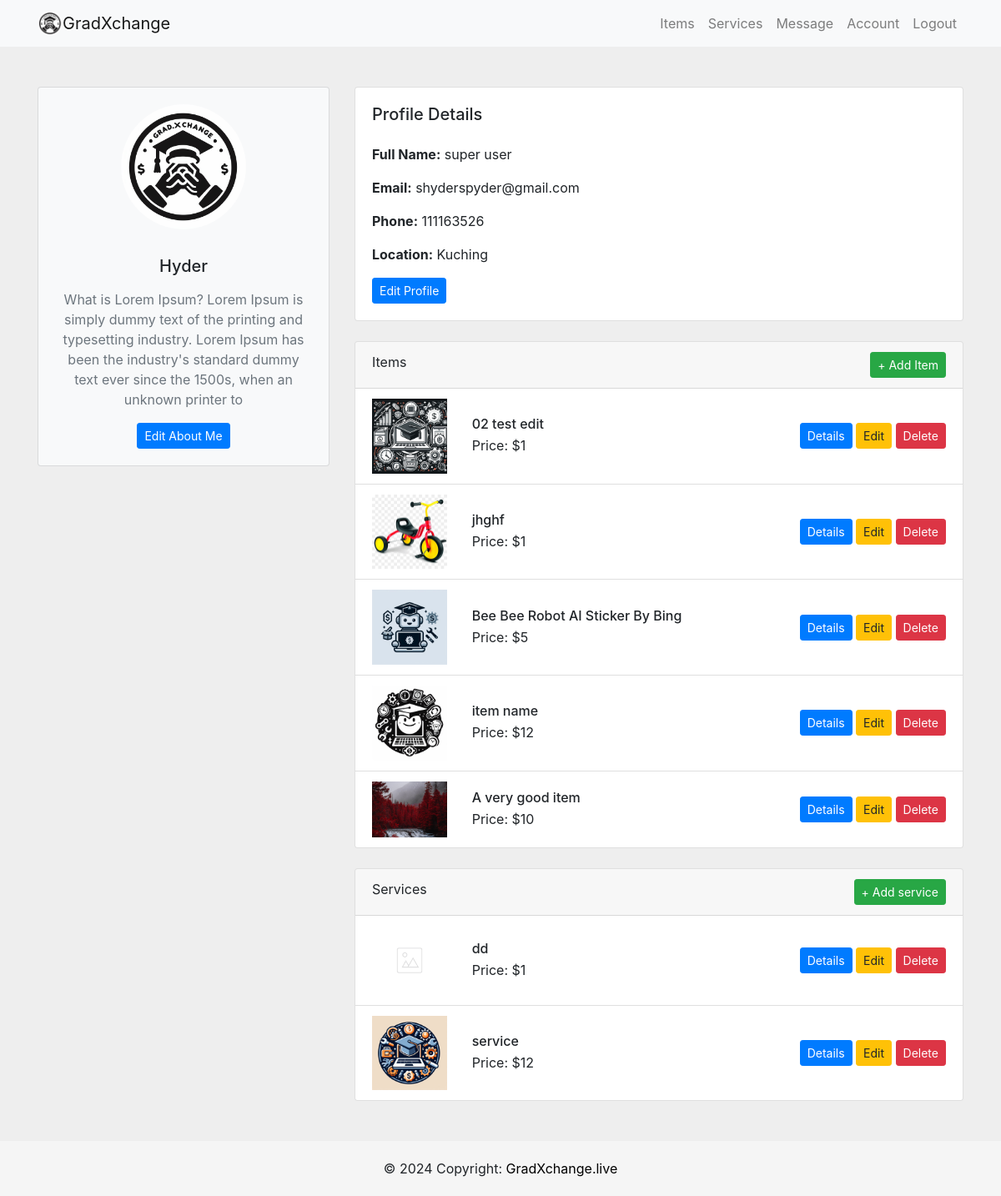
The page /account/Hyder/ (signed in) on the database its author committed.
### users/models.py (models this page shows, shortened)
class Profile(models.Model):
    user = models.OneToOneField(User, on_delete=models.CASCADE)
    image = models.ImageField(default='profilepic.jpg', upload_to='profile_picture')
    location =models.CharField(max_length=100)
    about_me = models.CharField(max_length=200, null=True, blank=True)
    phone = models.IntegerField()

### item/models.py (models this page shows, shortened)
class Item(models.Model):
    item_name = models.CharField(max_length=200)
    item_desc = models.CharField(max_length=200)
    item_detail = models.CharField(max_length=2000)
    item_price = models.IntegerField()
    item_image = models.ImageField(upload_to='images_item', default="notfound.png")
    created =  models.DateTimeField(auto_now_add=True)
    user_name = models.ForeignKey(User, on_delete=models.CASCADE,default=1)
    liked_by = models.ManyToManyField(settings.AUTH_USER_MODEL, related_name='item_liked',blank= True)

### service/models.py (models this page shows, shortened)
class Service(models.Model):
    service_name = models.CharField(max_length=200)
    service_desc = models.CharField(max_length=200)
    service_price = models.IntegerField()
    service_image = models.ImageField(upload_to='images_service', default="notfound.png")
    user_name = models.ForeignKey(User, on_delete=models.CASCADE,default=1)

### users/views.py (the view)
# urls.py: path('account/<str:username>/',user_views.accountPage, name='account'),
@login_required
def accountPage(request,username):
    user = get_object_or_404(User, username= username)
    user_items = Item.objects.filter(user_name= user)  # Query items belonging to the logged-in user
    user_services = Service.objects.filter(user_name= user)
    profile = get_object_or_404(Profile, user=user)
    is_own_account = request.user == user
    context = {
        'user':user,
        'user_items':user_items,
        'user_services':user_services,
        'is_own_account': is_own_account,  # Pass the flag to the template
        'profile_id': profile.id,  # Add the profile ID to the context
    }
    return render(request,'users/account.html', context)

### users/templates/users/account.html
{% extends 'users/base.html' %}
{% load static %}
{% block body %}
<section style="background-color: #eee;">
    <div class="container py-5">
        <div class="row justify-content-center">
            <div class="col-12 col-sm-8 col-md-6 col-lg-4">
                <div class="card mb-4 bg-light">
                    <div class="card-body text-center">
                        <img src="{{ user.profile.image.url }}" class="img-fluid rounded-circle mb-3" width="150"
                            height="150" alt="Profile Picture">
                        <h5 class="my-3">{{ user.username }}</h5>
                        <p class="text-muted">{{ user.profile.about_me }}</p>
                        {% if is_own_account %}
                        <a href="{% url 'edit_about' %}" class="btn btn-primary btn-sm">Edit About Me</a>
                        {% else %}
                        <a href="{% url 'create_message' profile_id %}" class="btn btn-outline-success btn-sm">Send
                            Message</a>
                        {% endif %}
                    </div>
                </div>
            </div>
            <div class="col-md-8">
                <div class="card mb-4">
                    <div class="card-body">
                        <h5 class="card-title mb-4">Profile Details</h5>
                        <p><strong>Full Name:</strong> {{ user.first_name }} {{ user.last_name }}</p>
                        <p><strong>Email:</strong> {{ user.email }}</p>
                        <p><strong>Phone:</strong> {{ user.profile.phone }}</p>
                        <p><strong>Location:</strong> {{ user.profile.location }}</p>
                        {% if is_own_account %}
                        <a href="{% url 'edit' %}" class="btn btn-primary btn-sm">Edit Profile</a>
                        {% endif %}
                    </div>
                </div>
                <div class="card mb-4">
                    <div class="card-header">
                        Items
                        {% if is_own_account %}
                        <a href="{% url 'item:create_item' %}" class="btn btn-success btn-sm float-right">+ Add Item</a>
                        {% endif %}
                    </div>
                    <ul class="list-group list-group-flush">
                        {% for item in user_items %}
                        <li class="list-group-item">
                            <div class="row align-items-center">
                                <div class="col-md-2">
                                    <img src="{{ item.item_image.url }}" class="img-fluid" alt="{{ item.item_name }}">
                                </div>
                                <div class="col-md-6">
                                    <h6 class="mb-1">{{ item.item_name }}</h6>
                                    <p class="mb-0">Price: ${{ item.item_price }}</p>
                                </div>
                                <div class="col-md-4 text-md-right mt-3 mt-md-0">
                                    <a href="{% url 'item:detail' item.id %}" class="btn btn-primary btn-sm">Details</a>
                                    {% if is_own_account %}
                                    <a href="{% url 'item:update_item' item.id %}"
                                        class="btn btn-warning btn-sm">Edit</a>
                                    <a href="{% url 'item:delete_item' item.id %}"
                                        class="btn btn-danger btn-sm">Delete</a>
                                    {% endif %}
                                </div>
                            </div>
                        </li>
                        {% empty %}
                        <li class="list-group-item">No item listed.</li>
                        {% endfor %}
                    </ul>
                </div>
                <div class="card ">
                    <div class="card-header">
                        Services
                        {% if is_own_account %}
                        <a href="{% url 'service:create_service' %}" class="btn btn-success btn-sm float-right">+ Add
                            service</a>
                        {% endif %}
                    </div>
                    <ul class="list-group list-group-flush">
                        {% for service in user_services %}
                        <li class="list-group-item">
                            <div class="row align-items-center">
                                <div class="col-md-2">
                                    <img src="{{ service.service_image.url }}" class="img-fluid"
                                        alt="{{ service.service_name }}">
                                </div>
                                <div class="col-md-6">
                                    <h6 class="mb-1">{{ service.service_name }}</h6>
                                    <p class="mb-0">Price: ${{ service.service_price }}</p>
                                </div>
                                <div class="col-md-4 text-md-right mt-3 mt-md-0">
                                    <a href="{% url 'service:detail' service.id %}"
                                        class="btn btn-primary btn-sm">Details</a>
                                    {% if is_own_account %}
                                    <a href="{% url 'service:update_service' service.id %}"
                                        class="btn btn-warning btn-sm">Edit</a>
                                    <a href="{% url 'service:delete_service' service.id %}"
                                        class="btn btn-danger btn-sm">Delete</a>
                                    {% endif %}
                                </div>
                            </div>
                        </li>
                        {% empty %}
                        <li class="list-group-item">No service listed.</li>
                        {% endfor %}
                    </ul>
                </div>
            </div>
        </div>
    </div>
</section>
{% endblock %}

### static/css/style.css (style rules this page uses)
html, body { height: 100%; margin: 0; padding: 0; }
body { display: flex; flex-direction: column; }

### rows shown on the page
Item: item_image (picture), item_name "02 test edit", item_price "1"
Item: item_image (picture), item_name "jhghf", item_price "1"
Item: item_image (picture), item_name "Bee Bee Robot AI Sticker By Bing", item_price "5"
Item: item_image (picture), item_name "item name", item_price "12"
Item: item_image (picture), item_name "A very good item", item_price "10"
Service: service_image (picture), service_name "dd", service_price "1"
Service: service_image (picture), service_name "service", service_price "12"

### other values the page prints
{{ user.username }} "Hyder"
{{ user.profile.about_me }} "What is Lorem Ipsum? Lorem Ipsum is simply dummy text of the printing and typesetting industry. Lorem Ipsum has been the industry's standard dummy text ever since the 1500s, when an unknown printer to"
{{ user.first_name }} "super"
{{ user.last_name }} "user"
{{ user.email }} "shyderspyder@gmail.com"
{{ user.profile.phone }} "111163526"
{{ user.profile.location }} "Kuching"
